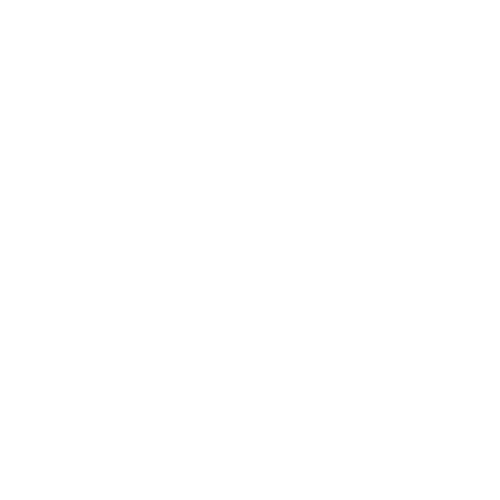
Frame 1 (no input)
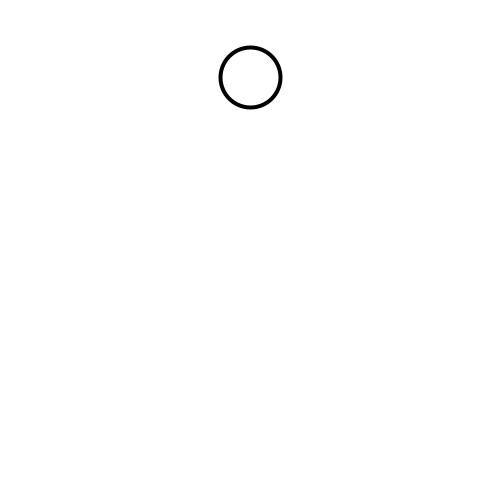
Frame 60 (the mouse pressed at the canvas centre just before this capture)
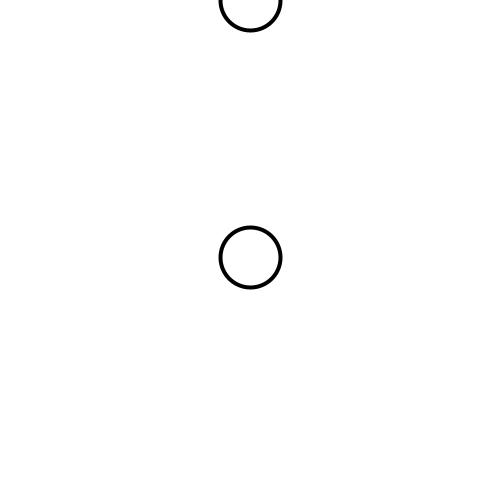
Frame 120 (the mouse held since frame 60 and released just before this capture)

The Processing sketch that drew these frames (run headless with seeded random() and noise(); from frame 60 on, the mouse is pressed at the canvas centre):

// Processing sketch: norah
// ── norah.pde
float y;
float ballX;
float ballY;
float speedX;
float speedY;
float R;
float G;
float B;
float secondY;
float thirdY;
float fourthY;
float sspeedY;
float h;
float i;

void setup() {
  size (500, 500);
  y = 0;
  ballX = 250;
  ballY = -100;
  speedX = 2;
  speedY = 3;
  R = 255;
  G = 255;
  B = 255;
  secondY = 0;
  thirdY = 0;
  fourthY = 0;
  h = 60;
  i = 60;
}

void draw() {
  background(255);

  fill(R, G, B, 245);
  strokeWeight(4);
  ellipse(ballX, ballY, h, i);

  // Move ballY down
  ballY = ballY + speedY;

  // if ballY reaches bottom
  if (ballY >= 260) {
    // Keep ballY at bottom
    //background(255,0,0);
    ballY = 260;
    // Draw the second ball
    ellipse(ballX, secondY, h, i);
    // Move the secondBall down
    secondY = secondY + speedY;
    if (secondY >= 220) {
      secondY = 220;
      ellipse(ballX-6, thirdY, h, i);
      thirdY = thirdY + speedY;
    }
  }
}
